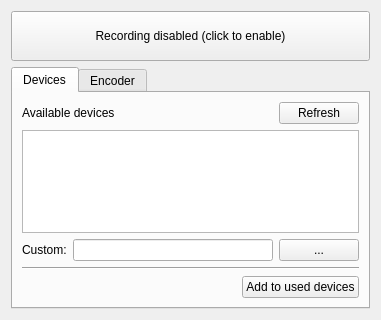
<?xml version="1.0" encoding="UTF-8"?>
<ui version="4.0">
 <class>PluginVideo</class>
 <widget class="QWidget" name="PluginVideo">
  <property name="geometry">
   <rect>
    <x>0</x>
    <y>0</y>
    <width>381</width>
    <height>320</height>
   </rect>
  </property>
  <property name="windowTitle">
   <string>Form</string>
  </property>
  <layout class="QVBoxLayout" name="verticalLayout_2">
   <item>
    <layout class="QVBoxLayout" name="verticalLayout">
     <item>
      <widget class="QPushButton" name="recordingEnabled_button">
       <property name="minimumSize">
        <size>
         <width>0</width>
         <height>50</height>
        </size>
       </property>
       <property name="text">
        <string>Recording disabled (click to enable)</string>
       </property>
       <property name="checkable">
        <bool>true</bool>
       </property>
      </widget>
     </item>
     <item>
      <widget class="QTabWidget" name="settings_tabWidget">
       <property name="currentIndex">
        <number>0</number>
       </property>
       <property name="elideMode">
        <enum>Qt::ElideNone</enum>
       </property>
       <widget class="QWidget" name="devices_tab">
        <property name="sizePolicy">
         <sizepolicy hsizetype="Maximum" vsizetype="Maximum">
          <horstretch>0</horstretch>
          <verstretch>0</verstretch>
         </sizepolicy>
        </property>
        <attribute name="title">
         <string>Devices</string>
        </attribute>
        <layout class="QVBoxLayout" name="verticalLayout_4">
         <item>
          <layout class="QVBoxLayout" name="devices_vertLayout">
           <property name="sizeConstraint">
            <enum>QLayout::SetMinimumSize</enum>
           </property>
           <item>
            <layout class="QHBoxLayout" name="horizontalLayout">
             <property name="bottomMargin">
              <number>0</number>
             </property>
             <item>
              <widget class="QLabel" name="label">
               <property name="text">
                <string>Available devices</string>
               </property>
              </widget>
             </item>
             <item>
              <widget class="QPushButton" name="refreshDevices_pushButton">
               <property name="sizePolicy">
                <sizepolicy hsizetype="Maximum" vsizetype="Fixed">
                 <horstretch>0</horstretch>
                 <verstretch>0</verstretch>
                </sizepolicy>
               </property>
               <property name="text">
                <string>Refresh</string>
               </property>
              </widget>
             </item>
            </layout>
           </item>
           <item>
            <widget class="QListWidget" name="availableDevices_listWidget">
             <property name="sizePolicy">
              <sizepolicy hsizetype="Expanding" vsizetype="Ignored">
               <horstretch>0</horstretch>
               <verstretch>0</verstretch>
              </sizepolicy>
             </property>
            </widget>
           </item>
           <item>
            <layout class="QHBoxLayout" name="horizontalLayout_3">
             <property name="bottomMargin">
              <number>0</number>
             </property>
             <item>
              <widget class="QLabel" name="label_2">
               <property name="text">
                <string>Custom:</string>
               </property>
              </widget>
             </item>
             <item>
              <widget class="QLineEdit" name="customDevice_lineEdit"/>
             </item>
             <item>
              <widget class="QPushButton" name="customDeviceBrowse_pushButton_2">
               <property name="text">
                <string>...</string>
               </property>
              </widget>
             </item>
            </layout>
           </item>
           <item>
            <widget class="Line" name="line">
             <property name="orientation">
              <enum>Qt::Horizontal</enum>
             </property>
            </widget>
           </item>
           <item>
            <layout class="QHBoxLayout" name="horizontalLayout_2">
             <property name="bottomMargin">
              <number>0</number>
             </property>
             <item>
              <spacer name="horizontalSpacer">
               <property name="orientation">
                <enum>Qt::Horizontal</enum>
               </property>
               <property name="sizeHint" stdset="0">
                <size>
                 <width>40</width>
                 <height>20</height>
                </size>
               </property>
              </spacer>
             </item>
             <item>
              <widget class="QPushButton" name="addToUsed_pushButton">
               <property name="text">
                <string>Add to used devices</string>
               </property>
              </widget>
             </item>
            </layout>
           </item>
          </layout>
         </item>
        </layout>
       </widget>
       <widget class="QWidget" name="encoder_tab">
        <attribute name="title">
         <string>Encoder</string>
        </attribute>
        <layout class="QVBoxLayout" name="verticalLayout_3">
         <item>
          <layout class="QHBoxLayout" name="horizontalLayout_4">
           <item>
            <widget class="QLabel" name="label_3">
             <property name="text">
              <string>Codec:</string>
             </property>
            </widget>
           </item>
           <item>
            <widget class="QComboBox" name="codec_comboBox">
             <property name="minimumSize">
              <size>
               <width>150</width>
               <height>0</height>
              </size>
             </property>
             <property name="editable">
              <bool>true</bool>
             </property>
            </widget>
           </item>
           <item>
            <spacer name="horizontalSpacer_2">
             <property name="orientation">
              <enum>Qt::Horizontal</enum>
             </property>
             <property name="sizeHint" stdset="0">
              <size>
               <width>40</width>
               <height>20</height>
              </size>
             </property>
            </spacer>
           </item>
          </layout>
         </item>
         <item>
          <layout class="QHBoxLayout" name="horizontalLayout_5">
           <item>
            <widget class="QLabel" name="label_4">
             <property name="text">
              <string>Bitrate:</string>
             </property>
            </widget>
           </item>
           <item>
            <widget class="QSpinBox" name="codecBitrate_spinBox">
             <property name="minimumSize">
              <size>
               <width>90</width>
               <height>0</height>
              </size>
             </property>
             <property name="suffix">
              <string/>
             </property>
             <property name="minimum">
              <number>1</number>
             </property>
             <property name="maximum">
              <number>100000</number>
             </property>
             <property name="singleStep">
              <number>10</number>
             </property>
             <property name="value">
              <number>600</number>
             </property>
            </widget>
           </item>
           <item>
            <widget class="QLabel" name="label_5">
             <property name="text">
              <string>kbit/s</string>
             </property>
            </widget>
           </item>
           <item>
            <spacer name="horizontalSpacer_3">
             <property name="orientation">
              <enum>Qt::Horizontal</enum>
             </property>
             <property name="sizeHint" stdset="0">
              <size>
               <width>40</width>
               <height>20</height>
              </size>
             </property>
            </spacer>
           </item>
          </layout>
         </item>
         <item>
          <spacer name="verticalSpacer">
           <property name="orientation">
            <enum>Qt::Vertical</enum>
           </property>
           <property name="sizeHint" stdset="0">
            <size>
             <width>20</width>
             <height>40</height>
            </size>
           </property>
          </spacer>
         </item>
        </layout>
       </widget>
      </widget>
     </item>
    </layout>
   </item>
  </layout>
 </widget>
 <resources/>
 <connections/>
</ui>
